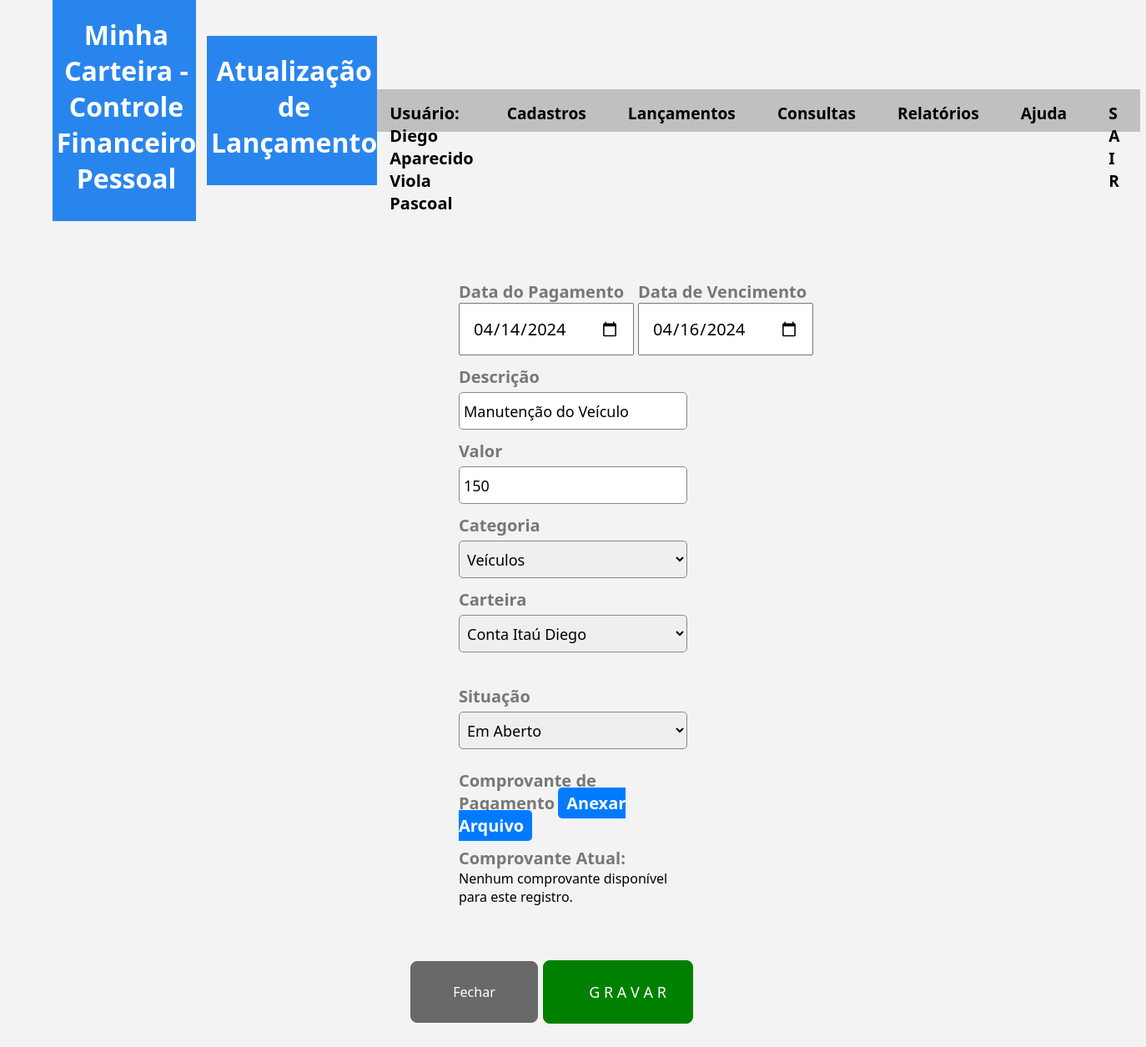
Screenshot of /app/login/alt-lancamento.php?codigo=34 (signed in) with the database file from the repository.
### tables this page shows
CREATE TABLE `lancamentos_despesas` (
  `codigo` int NOT NULL,
  `descricao` varchar(250) DEFAULT NULL,
  `valor` decimal(10,0) DEFAULT NULL,
  `data_pagamento` date DEFAULT NULL,
  `data_vencimento` date DEFAULT NULL,
  `categoria` int DEFAULT NULL,
  `carteira` int DEFAULT NULL,
  `codigo_usuario` int DEFAULT NULL,
  `situacao` varchar(10) DEFAULT NULL,
  `comprovante` varchar(255) DEFAULT NULL
);

### app/login/alt-lancamento-view.php (called while the page is built, shortened)
<?php
    require_once("./_conexao/conexao.php");
    try {
        $sql = "SELECT * FROM lancamentos_despesas WHERE codigo = :codigo";
        $comandoSQL = $conexao->prepare($sql);
        $comandoSQL->bindParam(':codigo', $codigo);
        $comandoSQL->execute();
        $despesa = $comandoSQL->fetch(PDO::FETCH_ASSOC);
    }catch(PDOException $erro){
        echo("Erro: " .$erro->getMessage());
        echo('deu erradoooooooooooooooo');
    }

### app/login/alt-lancamento.php (the view, shortened to what this page needs)
<!DOCTYPE html>
<html lang="pt-br">
<head>
    <link rel="stylesheet" href="./css/estilo.css">
</head>
<body>
    <div class="container">
    <h1>Minha Carteira - Controle Financeiro Pessoal</h1>
        <h1>Atualização de Lançamento</h1>
        <?php include("./_menu-pagina-inicial.php"); ?>
    </div>
    <?php
    $codigo= filter_input(INPUT_GET, "codigo", FILTER_SANITIZE_NUMBER_INT);
    require_once("./alt-lancamento-view.php");
    ?>
    <br><br>
    <div class="centralizar-v">
        <form action="alt-lancamentobd.php" method="POST" enctype="multipart/form-data">
                <div class="row-flex">
                    <div class="col" style="margin-top: 15px;">
                        <label for="data_pagamento" >Data do Pagamento</label>
                        <input type="date"  style="padding:15px; font-size: 20px;" name="data_pagamento" id="data_pagamento"
                        placeholder="Data do Lançamento" value="<?=$despesa['data_pagamento'];?>"
                        >
                    </div>
                    <div class="col" style="margin-top: 15px;">
                        <label for="data_vencimento" >Data de Vencimento</label>
                        <input type="date"  style="padding:15px; font-size: 20px;" name="data_vencimento" id="data_vencimento"
                        placeholder="Data do Lançamento" value="<?=$despesa['data_vencimento'];?>"
                        >
                    </div>
                </div>
                <div class="row-flex">
                    <div class="col">
                        <label for="text">Descrição</label>
                        <input type="text" name="descricao" id="descricao"
                        placeholder="Descrição do Pagamento" value="<?=$despesa['descricao'];?>"
                        >
                    </div>
                </div>
                <div class="row-flex">
                    <div class="col">
                        <label for="valor">Valor</label>
                        <input type="text" name="valor" id="valor"
                        placeholder="Valor da Lançamento" value="<?=$despesa['valor'];?>"
                        >
                    </div>
                </div>
                <div class="row-flex">
                    <div class="col">
                        <label for="categoria">Categoria</label>
                        <select name="categoria" id="categoria">
                            <?php
                             $codigo = $_SESSION['codigo'];
                             $conn = mysqli_connect("localhost", "root", "1234", "minhacarteira");
                            if ($conn) {
                                $query = "SELECT codigo, descricao FROM categorias WHERE codigo_usuario = '$codigo'";
                                $result = mysqli_query($conn, $query);
                                if (mysqli_num_rows($result) > 0) {
                                    while ($row = mysqli_fetch_assoc($result)) {
                                        $codigoCategoria = $row["codigo"];
                                        $nomeCategoria = $row["descricao"];
                                        $selecionado = ($codigoCategoria == $despesa['categoria']) ? 'selected' : '';
                                        echo "<option value=\"$codigoCategoria\" $selecionado>$nomeCategoria</option>";
                                    }
                                }
                            }
                            ?>
                        </select>
                    </div>
                </div>
                <div class="row-flex">
                    <div class="col">
                        <label for="carteira">Carteira</label>
                            <select name="carteira" id="carteira">
                                <?php
                                $codigo = $_SESSION['codigo'];
                                $conn = mysqli_connect("localhost", "root", "1234", "minhacarteira");
                                if ($conn) {
                                $query = "SELECT codigo, descricao FROM carteiras WHERE codigo_usuario = '$codigo'";
                                $result = mysqli_query($conn, $query);
                                if (mysqli_num_rows($result) > 0) {
                                    while ($row = mysqli_fetch_assoc($result)) {
                                        $codigoCarteira = $row["codigo"];
                                        $nomeCarteira = $row["descricao"];
                                        $selecionado = ($codigoCarteira == $despesa['carteira']) ? 'selected' : '';
                                        echo "<option value=\"$codigoCarteira\" $selecionado>$nomeCarteira</option>";
                                    }
                                }
                            }
                            ?>
                        </select>
                    </div>
                </div>
                <div class="row-flex">
                    <div class="col">
                        <div class="row-flex centralizar-h">
                            <div class="col" style="margin-top: 15px;">
                                <label for="situacao">Situação</label>
                                <select name="situacao">
                                    <option value="Em Aberto" <?php if ($despesa['situacao'] == "Em Aberto") echo "selected"; ?>>Em Aberto</option>
                                </select>
                                <br>
                            </div>
                        </div>
                    </div>
                </div>
            <div class="row-flex">
                <div class="col">
                    <label for="comprovante">Comprovante de Pagamento</label>
                    <label for="file-input-button" class="custom-file-input-label">Anexar Arquivo</label>
                </div>
            </div>
            <label id= "comprovante" for="">Comprovante Atual:</label><br>
                <?php
                      try {
                        $pdo = new PDO("mysql:host=localhost;dbname=minhacarteira", "root", "1234");
                        $pdo->setAttribute(PDO::ATTR_ERRMODE, PDO::ERRMODE_EXCEPTION);
                        if (isset($_GET['codigo']) && is_numeric($_GET['codigo'])) {
                            $codigo = $_GET['codigo'];
                            $consultaComprovante = "SELECT comprovante FROM lancamentos_despesas WHERE codigo = :codigo";
                            $stmt = $pdo->prepare($consultaComprovante);
                            $stmt->bindParam(':codigo', $codigo, PDO::PARAM_INT);
                            $stmt->execute();
                            $result = $stmt->fetch(PDO::FETCH_ASSOC);
                            if ($result && !empty($result['comprovante'])) {
                                $comprovantePath = $result['comprovante'];
                                $fileExtension = pathinfo($comprovantePath, PATHINFO_EXTENSION);
                                if (in_array($fileExtension, ['jpg', 'jpeg', 'png', 'gif', 'bmp'])) {
                                    echo '<img src="' . $comprovantePath . '" alt="Comprovante" class="comprovante-img">';
                                } elseif ($fileExtension === 'pdf') {
                                    echo '<embed src="' . $comprovantePath . '" type="application/pdf" width="100%" height="500px">';
                                } else {
                                    echo 'Tipo de arquivo não suportado.';
                                }
                            } else {
                                echo 'Nenhum comprovante disponível para este registro.';
                            }
                        } else {
                            echo 'Código inválido ou não fornecido.';
                        }
                    } catch (PDOException $e) {
                        echo 'Erro ao recuperar o comprovante: ' . $e->getMessage();
                    }
                ?>
                <div class="containercad"  style="margin-top: 35px;">
                    <form>
                        <div class="voltar" style="background-color: dimgray">
                            <input type="submit"
                                style="background-color:dimgray; border: 1px solid dimgray; font-size: 16px"
                                value="Fechar" formaction="./view-lancamento.php">
                        </div>
                    </form>
                    <input type="submit" id="submit" value=" G R A V A R ">
                </div>
        </form>
    </div>
</body>
</html>

### app/login/css/estilo.css (style rules this page uses)
* { margin: 0px 0px; padding: 0px; font-family: 'Segoe UI', Tahoma, Geneva, Verdana, sans-serif; box-sizing: border-box; }
body { background-color: #f3f3f3; padding: 0%; }
h1 { color: white; background-color: rgb(41, 133, 238); padding: 20px 0 30px 5px; }
.container { display: flex; align-items: center; padding: 0 50px; border-radius: 5px; }
.containercad { width: 100%; margin: 0; padding: 30px; border-radius: 5px; display: flex; justify-content: center; gap: 1rem; align-items: center; margin-left: 0px; }
.container h1 { text-align: center; margin-right: 0%; margin-left: 1%; }
.row-flex { display: flex; gap: 5px; margin: 12px 0; }
.col { width: 100%; }
.centralizar-v { display: block; align-items: center; margin-right: 550px; margin-left: 550px; }
.centralizar-h { display: flex; justify-content: center; }
.custom-file-input-label { cursor: pointer; padding: 5px 10px; background-color: #007bff; color: #fff; border-radius: 5px; }
input[type=text], [type=tel], [type=email], [type=password], select { padding: 5px; border-radius: 5px; width: 100%; border: 1px solid #888; height: 45px; font-size: 18px; margin-top: 5px; }
input[type=submit] { background-color: green; color: white; padding: 25px 50px; border: 1px solid green; border-radius: 8px; cursor: pointer; }
label { cursor: pointer; font-weight: bold; color: #777; font-size: 20px; }
.voltar { display: flex; height: 3em; width: 100px; align-items: center; justify-content: center; background-color: #eeeeee4b; border-radius: 3px; letter-spacing: 1px; transition: all 0.2s linear; cursor: pointer; border: none; background: #fff; }
#submit { width: 180px; align-items: center; font-size: 18px; margin-right: 25px; }

### rows the page displays
lancamentos_despesas: data_pagamento "04/14/2024", data_vencimento "04/16/2024", descricao "Manutenção do Veículo", valor "150", situacao "Em Aberto"

### other values shown
$_SESSION["nome"] "Diego Aparecido Viola Pascoal"
form field categoria "Veículos"
form field carteira "Conta Itaú Diego"
